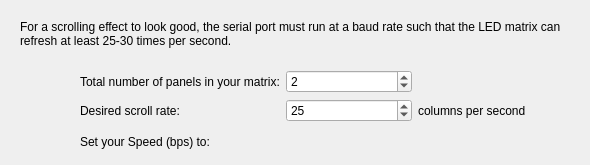
    <widget class="QWidget" name="tabBaudRate">
     <attribute name="title">
      <string>Baud Rate</string>
     </attribute>
     <attribute name="toolTip">
      <string>&lt;html&gt;&lt;head/&gt;&lt;body&gt;&lt;p&gt;Finds the minimum baud rate (bps) in order to get a decent scroll rate&lt;/p&gt;&lt;/body&gt;&lt;/html&gt;</string>
     </attribute>
     <widget class="QLabel" name="lblBaudRateInstrs">
      <property name="geometry">
       <rect>
        <x>20</x>
        <y>20</y>
        <width>561</width>
        <height>41</height>
       </rect>
      </property>
      <property name="text">
       <string>For a scrolling effect to look good, the serial port must run at a baud rate such that the LED matrix can refresh at least 25-30 times per second.</string>
      </property>
      <property name="alignment">
       <set>Qt::AlignLeading|Qt::AlignLeft|Qt::AlignTop</set>
      </property>
      <property name="wordWrap">
       <bool>true</bool>
      </property>
     </widget>
     <widget class="QWidget" name="gridLayoutWidget_4">
      <property name="geometry">
       <rect>
        <x>80</x>
        <y>70</y>
        <width>464</width>
        <height>86</height>
       </rect>
      </property>
      <layout class="QGridLayout" name="gridLayout_4">
       <item row="0" column="1">
        <widget class="QSpinBox" name="spinBaudRatePanels">
         <property name="minimum">
          <number>1</number>
         </property>
         <property name="maximum">
          <number>64</number>
         </property>
         <property name="value">
          <number>2</number>
         </property>
        </widget>
       </item>
       <item row="0" column="0">
        <widget class="QLabel" name="lblBaudRateNumPanels">
         <property name="text">
          <string>Total number of panels in your matrix:</string>
         </property>
        </widget>
       </item>
       <item row="1" column="2">
        <widget class="QLabel" name="label_5">
         <property name="text">
          <string>columns per second</string>
         </property>
        </widget>
       </item>
       <item row="1" column="0">
        <widget class="QLabel" name="lblBaudRateScrollRate">
         <property name="text">
          <string>Desired scroll rate:</string>
         </property>
        </widget>
       </item>
       <item row="1" column="1">
        <widget class="QSpinBox" name="spinBaudRateScrollRate">
         <property name="minimum">
          <number>1</number>
         </property>
         <property name="maximum">
          <number>100</number>
         </property>
         <property name="value">
          <number>25</number>
         </property>
        </widget>
       </item>
       <item row="2" column="0">
        <widget class="QLabel" name="lblBaudRateLabel">
         <property name="text">
          <string>Set your Speed (bps) to:</string>
         </property>
        </widget>
       </item>
       <item row="2" column="1">
        <widget class="QLabel" name="lblTargetBaudRate">
         <property name="text">
          <string/>
         </property>
        </widget>
       </item>
      </layout>
     </widget>
    </widget>
